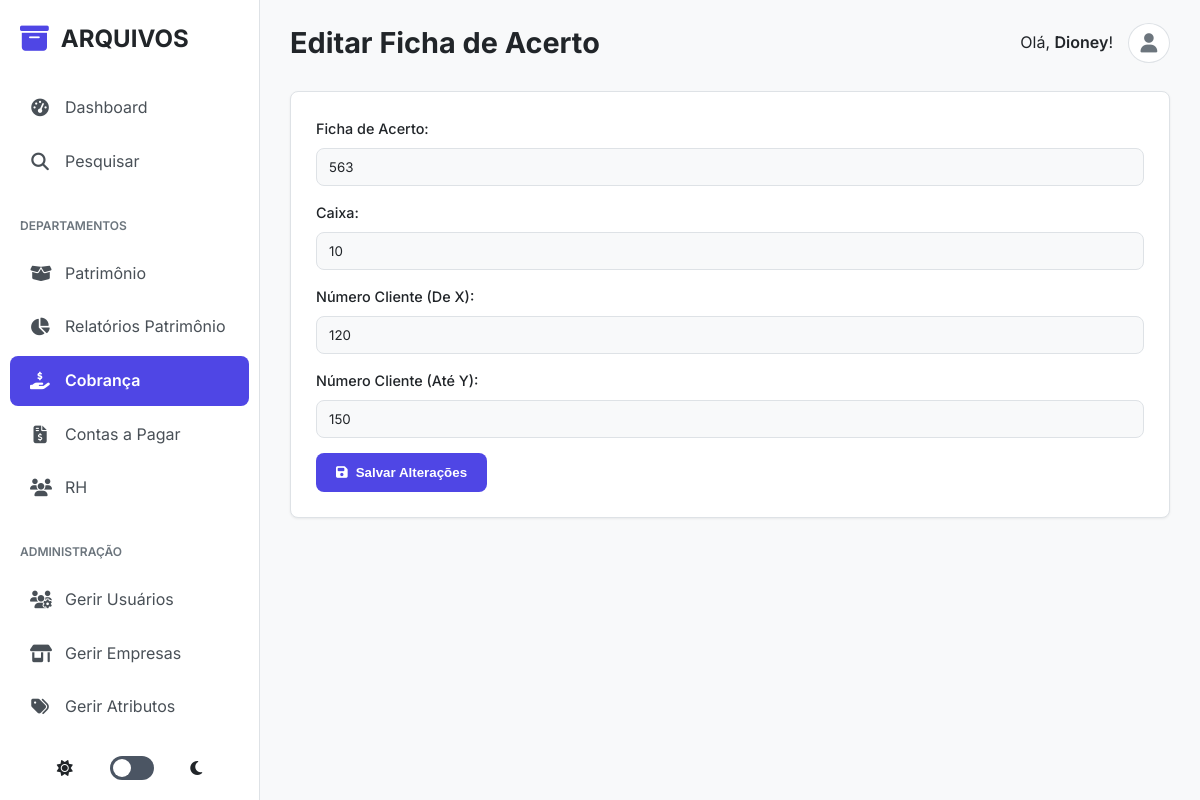
Before: /cobranca/fichas_acerto/edit/1 (signed in) with the older database file.
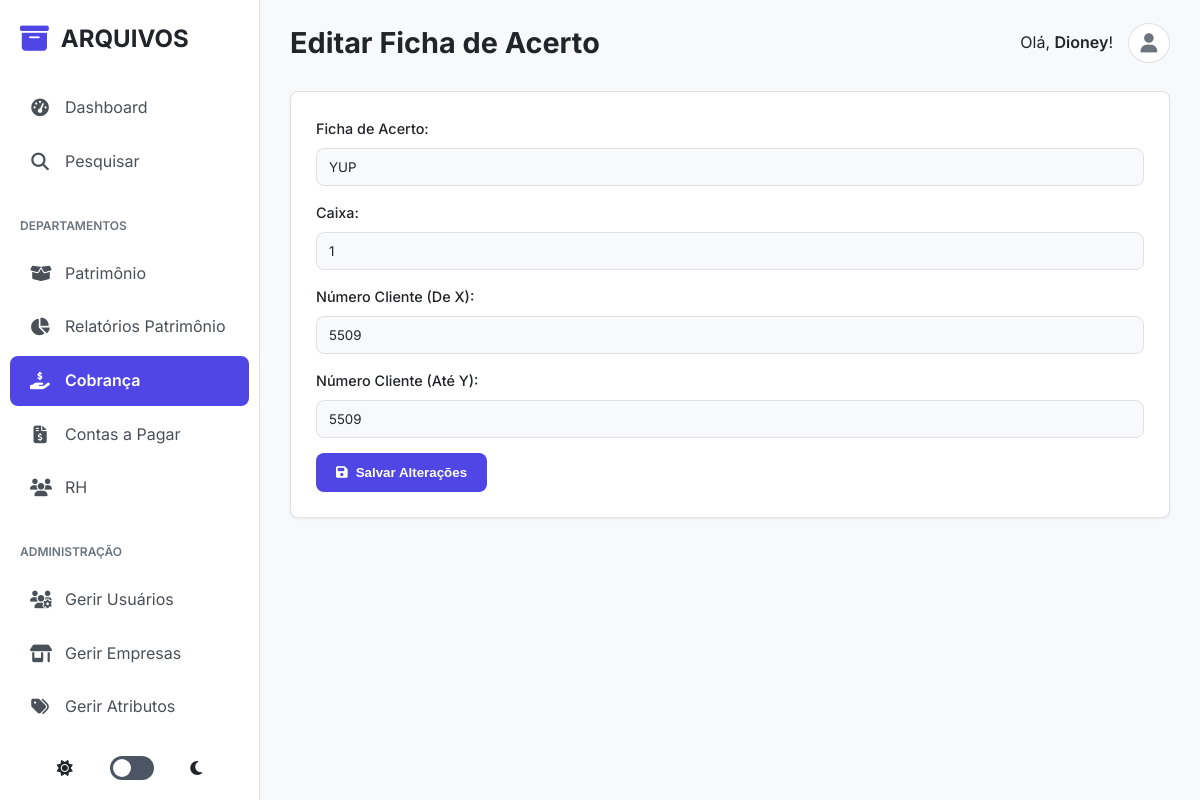
After: the same page with the newer database file.
### tables this page shows
CREATE TABLE cobranca_fichas_acerto (
            id INTEGER PRIMARY KEY AUTOINCREMENT,
            ficha_acerto TEXT NOT NULL,
            caixa TEXT NOT NULL,
            range_cliente_inicio INTEGER NOT NULL,
            range_cliente_fim INTEGER NOT NULL,
            store_id INTEGER, order_position INTEGER NOT NULL DEFAULT 0,
            FOREIGN KEY (store_id) REFERENCES stores(id)
        );

### app.py (the view, shortened to what this page needs)
@app.route('/cobranca/fichas_acerto/edit/<int:item_id>', methods=['GET', 'POST'])
@login_required
@role_required(['super_admin', 'admin_cobranca'])
def cobranca_fichas_acerto_edit(item_id):
    db = get_db()
    item = db.execute("SELECT * FROM cobranca_fichas_acerto WHERE id = ?", (item_id,)).fetchone()
    if not item or (session['role'] != 'super_admin' and item['store_id'] != session.get('store_id')):
        flash('Ficha de Acerto não encontrada ou sem permissão.', 'danger')
        return redirect(url_for('cobranca_dashboard'))
    return render_template('cobranca/cobranca_fichas_acerto_edit.html', item=item)

### app.py (called while the page is built)
@app.before_request
def log_request_info():
    print(f"\n>>> REQUISIÇÃO RECEBIDA: {request.method} {request.path}")
    print(f">>> Cabeçalho 'Cookie': {request.headers.get('Cookie')}")
    print(f">>> Sessão no início da requisição: {dict(session)}")

def login_required(f):
    @wraps(f)
    def decorated_function(*args, **kwargs):
        print(f"--- Verificando @login_required para a rota: '{request.endpoint}'")
        if 'logged_in' not in session:
            print(f"--- FALHA em @login_required. Sessão atual: {dict(session)}")
            flash('Você precisa fazer login para acessar esta página.', 'danger')
            return redirect(url_for('admin_login'))
        print(f"--- SUCESSO em @login_required. Usuário '{session.get('username')}' está logado.")
        return f(*args, **kwargs)
    return decorated_function

### database.py (called while the page is built)
def get_db():
    if 'db' not in g:
        g.db = sqlite3.connect(DATABASE)
        g.db.row_factory = sqlite3.Row
    return g.db

### templates/cobranca/cobranca_fichas_acerto_edit.html (shortened to what this page needs)
{% extends "base.html" %}
{% block page_title %}Editar Ficha de Acerto{% endblock %}
{% block content %}
<div class="card">
    <form action="{{ url_for('cobranca_fichas_acerto_edit', item_id=item.id) }}" method="POST">
        <label for="ficha_acerto">Ficha de Acerto:</label>
        <input type="text" id="ficha_acerto" name="ficha_acerto" value="{{ item.ficha_acerto }}" required>
        <label for="caixa">Caixa:</label>
        <input type="text" id="caixa" name="caixa" value="{{ item.caixa }}" required>
        <label for="range_cliente_inicio">Número Cliente (De X):</label>
        <input type="number" id="range_cliente_inicio" name="range_cliente_inicio" value="{{ item.range_cliente_inicio }}" required>
        <label for="range_cliente_fim">Número Cliente (Até Y):</label>
        <input type="number" id="range_cliente_fim" name="range_cliente_fim" value="{{ item.range_cliente_fim }}" required>
        <button type="submit"><i class="fas fa-save"></i> Salvar Alterações</button>
    </form>
</div>
{% endblock %}

Changed rows visible on the page:
changed cobranca_fichas_acerto: ficha_acerto "563" → "YUP"; caixa "10" → "1"; range_cliente_inicio "120" → "5509"; range_cliente_fim "150" → "5509"
